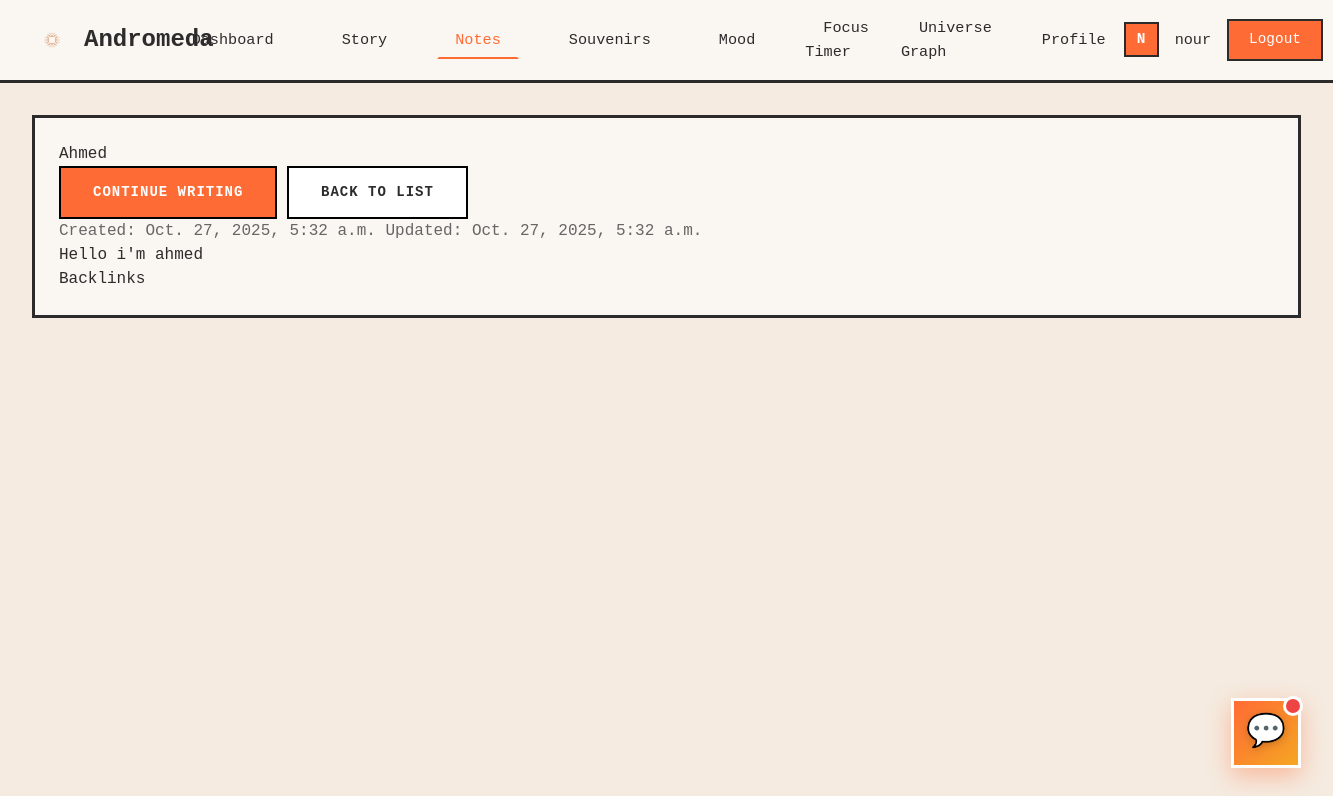
/dashboard/notes/5/ (signed in), run on the app's committed database.
### core/models.py (models this page shows, shortened)
class User(AbstractUser):
    avatar_url = models.URLField(blank=True, null=True)
    groups = models.ManyToManyField(
        'auth.Group',
        verbose_name='groups',
        blank=True,
        help_text='The groups this user belongs to.',
        related_name='core_users',
        related_query_name='core_user',
    )
    user_permissions = models.ManyToManyField(
        'auth.Permission',
        verbose_name='user permissions',
        blank=True,
        help_text='Specific permissions for this user.',
        related_name='core_users',
        related_query_name='core_user',
    )

### notes/models.py (models this page shows, shortened)
class Note(models.Model):
    user = models.ForeignKey(settings.AUTH_USER_MODEL, on_delete=models.CASCADE, related_name='user_notes')
    title = models.CharField(max_length=255)
    slug = models.SlugField(max_length=255, blank=True)
    content = models.TextField(blank=True)
    tags = models.ManyToManyField(Tag, blank=True, related_name='notes')
    is_pinned = models.BooleanField(default=False)
    is_archived = models.BooleanField(default=False)
    is_deleted = models.BooleanField(default=False)  # Soft delete
    created_at = models.DateTimeField(auto_now_add=True)
    updated_at = models.DateTimeField(auto_now=True)
    deleted_at = models.DateTimeField(null=True, blank=True)
    class Meta:
        ordering = ['-is_pinned', '-updated_at']
        indexes = [
            models.Index(fields=['user', '-updated_at']),
            models.Index(fields=['user', 'is_deleted']),
        ]
    def get_backlinks(self):
        return self.incoming_links.all()

### notes/views.py (the view)
# urls.py: path('<int:note_id>/', views.note_detail, name='detail'),
@login_required
def note_detail(request, note_id):
    note = get_object_or_404(Note, id=note_id, user=request.user, is_deleted=False)
    backlinks = note.get_backlinks()
    return render(request, 'notes/note_detail.html', {
        'note': note,
        'backlinks': backlinks
    })

### notes/templates/notes/note_detail.html (shortened to what this page needs)
{% extends 'base.html' %}
{% load static %}
{% block extra_css %}
<link rel="stylesheet" href="{% static 'css/notes-editor.css' %}">
{% endblock %}
{% block content %}
<div class="note-detail-container card">
    <div class="note-detail-header">
        <h1 class="note-title">{{ note.title }}</h1>
        <div class="note-actions">
            <a href="{% url 'notes:edit' note.id %}" class="btn-primary">CONTINUE WRITING</a>
            <a href="{% url 'notes:list' %}" class="btn-secondary">BACK TO LIST</a>
        </div>
    </div>
    <div class="note-meta muted-text">
        <span>Created: {{ note.created_at }}</span>
        <span>Updated: {{ note.updated_at }}</span>
    </div>
    <div class="note-content">
        {{ note.content|linebreaks }}
    </div>
    <aside class="note-backlinks">
        <h3>Backlinks</h3>
    </aside>
</div>
{% endblock %}

### core/templates/core/dashboard_base.html (shortened to what this page needs)
<!doctype html>
{% load static %}
<html lang="en">
<head>
    <script src="https://cdn.tailwindcss.com"></script>
    <link rel="stylesheet" href="{% static 'css/chase.css' %}">
    {% block extra_css %}{% endblock %}
</head>
<body>
    <nav class="navbar">
        <a href="{% url 'core:dashboard' %}" class="navbar-brand">
            <img src="{% static 'assets/logo.png' %}" alt="Andromeda Logo" onerror="this.style.display='none';">
            Andromeda
        </a>
        <ul class="navbar-menu" id="navbarMenu">
            <li><a href="{% url 'core:dashboard' %}" class="{% if request.resolver_match.url_name == 'dashboard' %}active{% endif %}">Dashboard</a></li>
            <li><a href="{% url 'core:story_inspiration' %}" class="{% if request.resolver_match.url_name == 'story_inspiration' %}active{% endif %}">Story</a></li>
            <li><a href="{% url 'notes:list' %}" class="{% if '/dashboard/notes/' in request.path %}active{% endif %}">Notes</a></li>
            <li><a href="{% url 'core:memories_dashboard' %}" class="{% if request.resolver_match.url_name == 'memories_dashboard' %}active{% endif %}">Souvenirs</a></li>
            <li><a href="{% url 'core:mood' %}" class="{% if request.resolver_match.url_name == 'mood' %}active{% endif %}">Mood</a></li>
            <li><a href="/focus/" class="{% if '/focus/' in request.path %}active{% endif %}">Focus Timer</a></li>
            <li><a href="/graph/" class="{% if '/graph/' in request.path %}active{% endif %}">Universe Graph</a></li>
            <li><a href="{% url 'core:profile' %}" class="{% if request.resolver_match.url_name == 'profile' %}active{% endif %}">Profile</a></li>
        </ul>
        <div class="navbar-user">
            {% if user.is_authenticated %}
                <div class="navbar-avatar">{{ user.username|slice:":1"|upper }}</div>
                <span class="navbar-username">{{ user.username }}</span>
                <form method="post" action="{% url 'logout' %}" style="display: inline;">
                    <button type="submit" class="btn-logout" style="margin: 0;">Logout</button>
                </form>
            {% else %}
                <a href="{% url 'login' %}" class="btn-logout">Login</a>
            {% endif %}
        </div>
    </nav>
    <div class="dashboard-container">
        {% block content %}{% endblock %}
    </div>
    <div id="chatbotFloat" onclick="toggleChatbot()" style="
        position: fixed;
        bottom: 2rem;
        right: 2rem;
        width: 70px;
        height: 70px;
        background: linear-gradient(135deg, var(--accent-orange) 0%, #f5a623 100%);
        border-radius: 50%;
        display: flex;
        align-items: center;
        justify-content: center;
        box-shadow: 0 8px 24px rgba(255, 107, 53, 0.4);
        cursor: pointer;
        transition: all 0.4s cubic-bezier(0.4, 0, 0.2, 1);
        z-index: 9999;
        border: 3px solid white;
        animation: floatPulse 3s ease-in-out infinite;
    " onmouseover="this.style.transform='scale(1.15) rotate(10deg)'; this.style.boxShadow='0 12px 32px rgba(255, 107, 53, 0.6)'" onmouseout="this.style.transform='scale(1) rotate(0deg)'; this.style.boxShadow='0 8px 24px rgba(255, 107, 53, 0.4)'">
        <span style="font-size: 2rem; filter: drop-shadow(0 2px 4px rgba(0,0,0,0.2));">💬</span>
    </div>
</body>
</html>

### static/css/notes-editor.css (style rules this page uses)
:root { --bg-beige: #F5F1E8; --card-white: #FFFFFF; --border-black: #000000; --primary-orange: #FF8C42; --text-dark: #2C2C2C; --text-muted: #666666; }
.muted-text { color: var(--text-muted); }
* { border-radius: 0 !important; }

### core/templates/core/dashboard_base.html (style rules this page uses)
:root { --page-bg: #f5ebe0; --panel-bg: #faf6f1; --border-color: #2b2b2b; --accent-orange: #ff6b35; --text-dark: #2b2b2b; --text-gray: #6b7280; --separator-color: #d4c5b9; }
* { margin: 0; padding: 0; box-sizing: border-box; }
html { font-size: 16px; scroll-behavior: smooth; }
body { background: var(--page-bg) !important; color: var(--text-dark) !important; font-family: 'Courier New', monospace; -webkit-font-smoothing: antialiased; min-height: 100vh; }
.navbar { background: var(--panel-bg); border-bottom: 3px solid var(--border-color); padding: 1rem 2rem; display: flex; align-items: center; justify-content: space-between; position: sticky; top: 0; z-index: 1000; }
.navbar-brand { display: flex; align-items: center; gap: 0.75rem; font-size: 1.5rem; font-weight: bold; color: var(--text-dark); text-decoration: none; }
.navbar-brand img { width: 40px; height: 40px; object-fit: contain; }
.navbar-menu { display: flex; align-items: center; gap: 2rem; list-style: none; }
.navbar-menu a { color: var(--text-dark); text-decoration: none; font-size: 0.95rem; transition: color 0.2s ease; padding: 0.5rem 1rem; border: 2px solid transparent; }
.navbar-menu a.active { color: var(--accent-orange); border-bottom: 2px solid var(--accent-orange); }
.navbar-user { display: flex; align-items: center; gap: 1rem; }
.navbar-avatar { width: 35px; height: 35px; border-radius: 50%; background: var(--accent-orange); color: white; display: flex; align-items: center; justify-content: center; font-weight: bold; font-size: 0.9rem; border: 2px solid var(--border-color); }
.navbar-username { font-size: 0.95rem; color: var(--text-dark); }
.btn-logout { padding: 0.5rem 1.25rem; background: var(--accent-orange); color: white; border: 2px solid var(--border-color); cursor: pointer; font-family: 'Courier New', monospace; font-size: 0.9rem; transition: opacity 0.2s ease; text-decoration: none; display: inline-block; }
.dashboard-container { max-width: 1400px; margin: 0 auto; padding: 2rem; }
.card { background: var(--panel-bg); border: 3px solid var(--border-color); padding: 1.5rem; margin-bottom: 1.5rem; }
.btn-primary { background: var(--accent-orange); color: #FFFFFF; border: 2px solid #000000; border-radius: 0px; padding: 14px 32px; font-size: 14px; font-weight: 700; text-transform: uppercase; letter-spacing: 1px; cursor: pointer; transition: all 0.2s; box-shadow: none; font-family: 'Courier New', monospace; text-decoration: none; display: inline-block; }
.btn-secondary { background:#FFFFFF; color:var(--text-dark); border:2px solid #000000; border-radius:0; padding:14px 32px; font-size:14px; font-weight:700; text-transform:uppercase; letter-spacing:1px; cursor:pointer; transition: all 0.2s; font-family: 'Courier New', monospace; text-decoration: none; display: inline-block; }
#chatbotFloat::before { content: ''; position: absolute; top: -5px; right: -5px; width: 20px; height: 20px; background: #ef4444; border-radius: 50%; border: 3px solid white; animation: pulse 2s ease-in-out infinite; }

### data on the page
User: username "N", username "nour"
Note: title "Ahmed", created_at "Oct. 27, 2025, 5:32 a.m.", updated_at "Oct. 27, 2025, 5:32 a.m.", content "Hello i'm ahmed"
